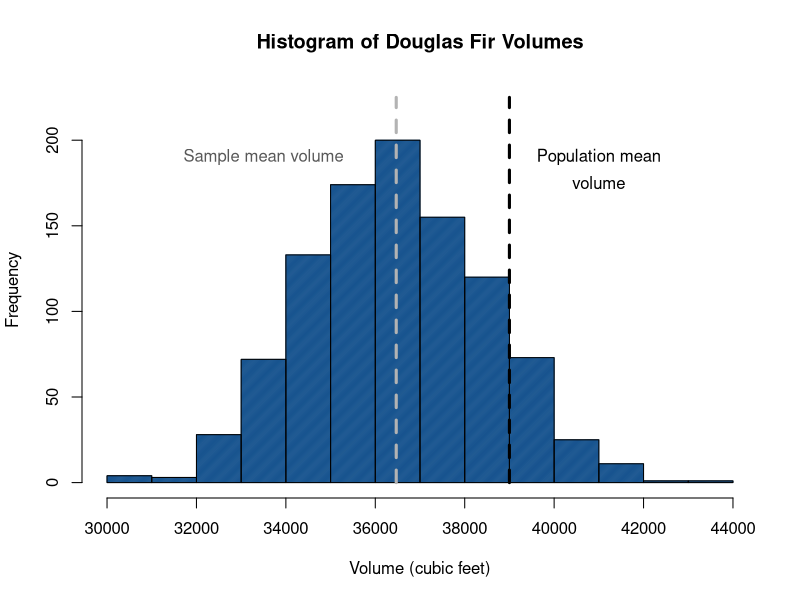
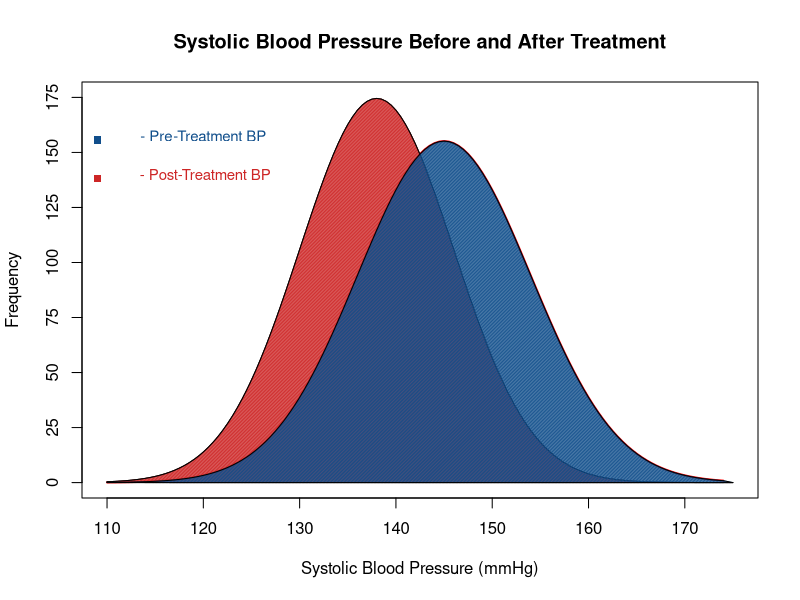

These charts were generated, in order, by the following R code: (Note: this script raises an error after producing the figures.)
###############################################################################
# One-Sample t-Test Example
###############################################################################

set.seed(0)
treeVolume <- c(rnorm(1000, mean = 36500, sd = 2000))
t.test(treeVolume, mu = 39000)

hist(treeVolume, freq = TRUE, density = 150, col = "dodgerblue4",
     border = "black", breaks = 15, 
     main = "Histogram of Douglas Fir Volumes",
     xlab = "Volume (cubic feet)", xlim = c(30000, 44000),
     ylim = c(0, 225))

segments(39000, 0, 39000, 225, lwd = 3,
         lty = 2)
text(41000, 190, "Population mean")
text(41000, 175, "volume")

segments(mean(treeVolume), 0, mean(treeVolume), 225,
         lwd = 3, lty = 2, col = "gray70")
text(33500, 190, "Sample mean volume", col = "gray35")

###############################################################################
# Paired-Samples Example
###############################################################################

# Let's say that we're measuring systolic
# blood pressures of patients before and
# after treatment with a drug meant to 
# reduce hypertension

set.seed(2820)

# We have 500 patients with a preTreat systolic
# bp of M = 145, SD = 11
preTreat <- c(rnorm(1000, mean = 145, sd = 9))

# And a postTreat systolic bp M = 130
# and SD = 15
postTreat <- c(rnorm(1000, mean = 138, sd = 8))

# Did the treatment reduce hypertension?
t.test(preTreat, postTreat, paired=TRUE)

bloodPressures <- data.frame(Systolic = c(preTreat, postTreat),
                         Treatment = c(rep("Pre-Treatment", 1000), 
                                       rep("Post-Treatment", 1000)))

# Optional histogram using ggplot

# library(ggplot2)
# ggplot(bloodPressures, aes(x = Systolic, fill = Treatment)) +
#   geom_bar(binwidth = 3, colour = "black", position = "identity", alpha = 0.6) + 
#   xlim(117, 174) +
#   xlab("Systolic Blood Pressure (mmHg)") + 
#   ggtitle("Systolic Blood Pressure Before and After Treatment")

x <- seq(from = 110, to = 174, by = 0.5)
y1 <- dnorm(x, mean = 145, sd = 9)
y2 <- dnorm(x, mean = 138, sd = 8)
plot(x, y1, type="l", lwd=2, col="red",
     main="Systolic Blood Pressure Before and After Treatment",
     xlab = "Systolic Blood Pressure (mmHg)",
     ylab = "Frequency", yaxt="n",
     xlim = c(110, 175), ylim = c(0, 0.05))
lines(x, y2)
polygon(c(110,x,175),c(0,y2,0), col="firebrick3", density = 100,
        border = "black")
polygon(c(117,x,175),c(0,y1,0), col="dodgerblue4", density = 100,
        border = "black")

ylab=c(seq(from=0, to=175, by=25))
y=c(seq(from=0, to=0.05, length.out = 8))
axis(2,at=y,labels=ylab)

text(x = 120, y = 0.045, "- Pre-Treatment BP", col = "dodgerblue4", cex = 0.9)
text(x = 120, y = 0.04, " - Post-Treatment BP", col = "firebrick3", cex = 0.9)
points(109, 0.0445, pch = 15, col = "dodgerblue4")
points(109, 0.0395, pch = 15, col = "firebrick3")

###############################################################################
# Equality of Variance
###############################################################################

# For Levene's Test:
library(car)
leveneTest(bloodPressures$Systolic, bloodPressures$Treatment)

# Or:
var.test(preTreat, postTreat)

###############################################################################
# Implementation in R
###############################################################################

# Independent 2-group t-test
# where y1 and y2 are numeric
set.seed(0)
ClevelandSpending <- rnorm(50, mean = 250, sd = 75)
NYSpending <- rnorm(50, mean = 300, sd = 80)
t.test(ClevelandSpending, NYSpending, var.equal=TRUE)

# Independent 2-group t-test
# where y1 is numeric and y2 is binary
spending <- c(ClevelandSpending, NYSpending)
city <- c(rep("Cleveland", 50), rep("New York", 50))
t.test(spending~city, var.equal=TRUE)

# Independent 2-group t-test
# Equal variances not assumed
t.test(ClevelandSpending, NYSpending, var.equal=FALSE)

# Paired-samples t-test
# where y1 & y2 are numeric
set.seed(2820)
preTreat <- c(rnorm(1000, mean = 145, sd = 9))
postTreat <- c(rnorm(1000, mean = 138, sd = 8))
t.test(preTreat, postTreat, paired=TRUE)

# One-sample t-test
set.seed(0)
treeVolume <- c(rnorm(75, mean = 36500, sd = 2000))
t.test(treeVolume, mu = 39000) # Ho: mu = 39000

########################################
# Plotting group means with error bars
########################################

# Our initial data with kinase name and
# plaque forming units per mL
data2 <- data.frame(kinase = c(rep("NSV",3),rep("RIO3",3),
                               rep("TGFa",3),rep("SKAP1",3),
                               rep("EPHA1",3),rep("CSNK2B",3),
                               rep("GUCY2D",3)),
                   vial = c(rep(seq(from = 1, to = 3, by = 1),7)),
                   PFU = c(400000000, 100000000, 200000000,
                           100000000, 100000000, 150000000,
                           300000000, 175000000, 300000000,
                           100000000, 100000000, 200000000,
                           250000000, 500000000, 200000000,
                           100000000, 200000000,  80000000,
                           100000000, 100000000, 400000000))

# Specify that the kinase targeted should be
# treated as a factor
data2$kinase <- factor(data2$kinase)

# Calculate the mean for each of our kinase knock-downs
mean <- aggregate(data2$PFU, list(Kinases = data2$kinase), FUN="mean")
mean <- mean[order(match(mean$Kinases, names)), ]

# And the standard error
se <- aggregate(data2$PFU, list(Kinases = data2$kinase), FUN=sd)
se$x <- se$x/sqrt(3)
se <- se[order(match(se$Kinases, names)), ]

# How our bars will be labeled when we graph them
names <- mean$Kinases
names <- c("NSV", "RIO3", "TGFa", "SKAP1", "EPHA1", "CSNK2B", "GUCY2D")

# The par() function lets us change the margins
# so we can fit all of our data labels
par(mar = c(5, 6, 4, 1))

# Specify the max y-axis value
plotTop <- max(1e+9)

# Construct our barplot and specify some more
# graphical parameters
barCenters <- barplot(height = mean$x, names.arg=names,
                      col=c("darkslategray", "gray80", "black",
                            "gray40", "gray60", "white", "darkgray"),
                      space=0.25,
                      las=1, ylim=c(1e+06,plotTop), cex.names = 0.7,
                      main = "Rotaviral titers following LV transduction",
                      ylab = "", xlab = "", border = "black",
                      axes = TRUE, log = "y", yaxt="n")

# Specify the range and labels for our y-axis
y=c(1e+06,1e+07,1e+08,1e+09)
ylab=c("1x10^6","1x10^7","1x10^8","1x10^9")

# Finally, construct the axes!
axis(2, at=y, labels=ylab,
     cex.axis = 0.75, las = 1)

# Give the y-axis label
mtext("PFU / mL", side=2,
      line=4, cex.lab=2, las=0, col="black")

# Same for the x-axis
mtext("Lentiviral vector", side=1,
      line=3, cex.lab=2, las=1, col="black")

# Lastly, the error bars
segments(barCenters, mean$x-se$x, barCenters, mean$x+se$x, lwd=1.5)
arrows(barCenters, mean$x-se$x, barCenters, mean$x+se$x, lwd=1.5,
       angle=90, code=3, length = 0.05)